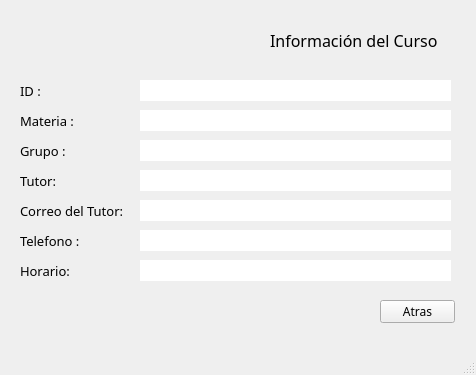
<?xml version="1.0" encoding="UTF-8"?>
<ui version="4.0">
 <class>InfoCurso</class>
 <widget class="QMainWindow" name="InfoCurso">
  <property name="geometry">
   <rect>
    <x>0</x>
    <y>0</y>
    <width>476</width>
    <height>375</height>
   </rect>
  </property>
  <property name="windowTitle">
   <string>Curso ID Materia</string>
  </property>
  <widget class="QWidget" name="centralwidget">
   <widget class="QLabel" name="label">
    <property name="geometry">
     <rect>
      <x>20</x>
      <y>80</y>
      <width>61</width>
      <height>21</height>
     </rect>
    </property>
    <property name="font">
     <font>
      <family>Arial Rounded MT Bold</family>
      <pointsize>10</pointsize>
     </font>
    </property>
    <property name="text">
     <string>ID : </string>
    </property>
   </widget>
   <widget class="QLabel" name="label_2">
    <property name="geometry">
     <rect>
      <x>20</x>
      <y>110</y>
      <width>61</width>
      <height>21</height>
     </rect>
    </property>
    <property name="font">
     <font>
      <family>Arial Rounded MT Bold</family>
      <pointsize>10</pointsize>
     </font>
    </property>
    <property name="text">
     <string>Materia : </string>
    </property>
   </widget>
   <widget class="QLabel" name="label_3">
    <property name="geometry">
     <rect>
      <x>20</x>
      <y>140</y>
      <width>61</width>
      <height>21</height>
     </rect>
    </property>
    <property name="font">
     <font>
      <family>Arial Rounded MT Bold</family>
      <pointsize>10</pointsize>
     </font>
    </property>
    <property name="text">
     <string>Grupo : </string>
    </property>
   </widget>
   <widget class="QLabel" name="label_4">
    <property name="geometry">
     <rect>
      <x>20</x>
      <y>170</y>
      <width>61</width>
      <height>21</height>
     </rect>
    </property>
    <property name="font">
     <font>
      <family>Arial Rounded MT Bold</family>
      <pointsize>10</pointsize>
     </font>
    </property>
    <property name="text">
     <string>Tutor: </string>
    </property>
   </widget>
   <widget class="QLabel" name="label_5">
    <property name="geometry">
     <rect>
      <x>20</x>
      <y>200</y>
      <width>131</width>
      <height>21</height>
     </rect>
    </property>
    <property name="font">
     <font>
      <family>Arial Rounded MT Bold</family>
      <pointsize>10</pointsize>
     </font>
    </property>
    <property name="text">
     <string>Correo del Tutor: </string>
    </property>
   </widget>
   <widget class="QLabel" name="label_6">
    <property name="geometry">
     <rect>
      <x>20</x>
      <y>260</y>
      <width>131</width>
      <height>21</height>
     </rect>
    </property>
    <property name="font">
     <font>
      <family>Arial Rounded MT Bold</family>
      <pointsize>10</pointsize>
     </font>
    </property>
    <property name="text">
     <string>Horario:</string>
    </property>
   </widget>
   <widget class="QPushButton" name="back">
    <property name="geometry">
     <rect>
      <x>380</x>
      <y>300</y>
      <width>75</width>
      <height>23</height>
     </rect>
    </property>
    <property name="font">
     <font>
      <family>Arial Rounded MT Bold</family>
     </font>
    </property>
    <property name="text">
     <string>Atras</string>
    </property>
   </widget>
   <widget class="QLabel" name="matTutorCorreo">
    <property name="geometry">
     <rect>
      <x>140</x>
      <y>200</y>
      <width>311</width>
      <height>21</height>
     </rect>
    </property>
    <property name="font">
     <font>
      <family>Arial Rounded MT Bold</family>
      <pointsize>10</pointsize>
     </font>
    </property>
    <property name="styleSheet">
     <string notr="true">background-color: rgb(255, 255, 255);</string>
    </property>
    <property name="text">
     <string/>
    </property>
   </widget>
   <widget class="QLabel" name="matHorario">
    <property name="geometry">
     <rect>
      <x>140</x>
      <y>260</y>
      <width>311</width>
      <height>21</height>
     </rect>
    </property>
    <property name="font">
     <font>
      <family>Arial Rounded MT Bold</family>
      <pointsize>10</pointsize>
     </font>
    </property>
    <property name="styleSheet">
     <string notr="true">background-color: rgb(255, 255, 255);</string>
    </property>
    <property name="text">
     <string/>
    </property>
   </widget>
   <widget class="QLabel" name="matTutor">
    <property name="geometry">
     <rect>
      <x>140</x>
      <y>170</y>
      <width>311</width>
      <height>21</height>
     </rect>
    </property>
    <property name="font">
     <font>
      <family>Arial Rounded MT Bold</family>
      <pointsize>10</pointsize>
     </font>
    </property>
    <property name="styleSheet">
     <string notr="true">background-color: rgb(255, 255, 255);</string>
    </property>
    <property name="text">
     <string/>
    </property>
   </widget>
   <widget class="QLabel" name="matGrupo">
    <property name="geometry">
     <rect>
      <x>140</x>
      <y>140</y>
      <width>311</width>
      <height>21</height>
     </rect>
    </property>
    <property name="font">
     <font>
      <family>Arial Rounded MT Bold</family>
      <pointsize>10</pointsize>
     </font>
    </property>
    <property name="styleSheet">
     <string notr="true">background-color: rgb(255, 255, 255);</string>
    </property>
    <property name="text">
     <string/>
    </property>
   </widget>
   <widget class="QLabel" name="matNombre">
    <property name="geometry">
     <rect>
      <x>140</x>
      <y>110</y>
      <width>311</width>
      <height>21</height>
     </rect>
    </property>
    <property name="font">
     <font>
      <family>Arial Rounded MT Bold</family>
      <pointsize>10</pointsize>
     </font>
    </property>
    <property name="styleSheet">
     <string notr="true">background-color: rgb(255, 255, 255);</string>
    </property>
    <property name="text">
     <string/>
    </property>
   </widget>
   <widget class="QLabel" name="matId">
    <property name="geometry">
     <rect>
      <x>140</x>
      <y>80</y>
      <width>311</width>
      <height>21</height>
     </rect>
    </property>
    <property name="font">
     <font>
      <family>Arial Rounded MT Bold</family>
      <pointsize>10</pointsize>
     </font>
    </property>
    <property name="styleSheet">
     <string notr="true">background-color: rgb(255, 255, 255);</string>
    </property>
    <property name="text">
     <string/>
    </property>
   </widget>
   <widget class="QLabel" name="label_13">
    <property name="geometry">
     <rect>
      <x>270</x>
      <y>30</y>
      <width>181</width>
      <height>21</height>
     </rect>
    </property>
    <property name="font">
     <font>
      <family>Arial Rounded MT Bold</family>
      <pointsize>12</pointsize>
     </font>
    </property>
    <property name="text">
     <string>Información del Curso</string>
    </property>
   </widget>
   <widget class="QLabel" name="matTutorTelefono">
    <property name="geometry">
     <rect>
      <x>140</x>
      <y>230</y>
      <width>311</width>
      <height>21</height>
     </rect>
    </property>
    <property name="font">
     <font>
      <family>Arial Rounded MT Bold</family>
      <pointsize>10</pointsize>
     </font>
    </property>
    <property name="styleSheet">
     <string notr="true">background-color: rgb(255, 255, 255);</string>
    </property>
    <property name="text">
     <string/>
    </property>
   </widget>
   <widget class="QLabel" name="label_15">
    <property name="geometry">
     <rect>
      <x>20</x>
      <y>230</y>
      <width>131</width>
      <height>21</height>
     </rect>
    </property>
    <property name="font">
     <font>
      <family>Arial Rounded MT Bold</family>
      <pointsize>10</pointsize>
     </font>
    </property>
    <property name="text">
     <string>Telefono :</string>
    </property>
   </widget>
  </widget>
  <widget class="QStatusBar" name="statusbar"/>
 </widget>
 <resources/>
 <connections/>
</ui>
